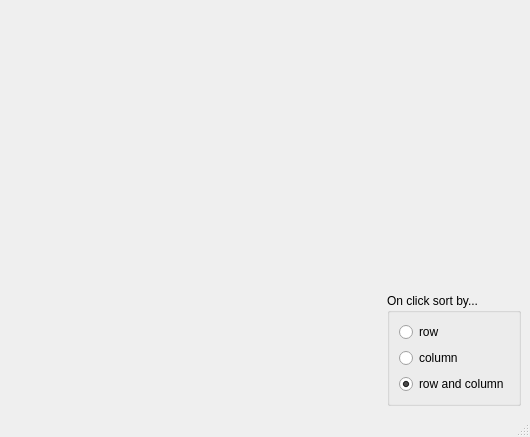
<?xml version="1.0" encoding="UTF-8"?>
<ui version="4.0">
 <class>MainWindow</class>
 <widget class="QMainWindow" name="MainWindow">
  <property name="geometry">
   <rect>
    <x>0</x>
    <y>0</y>
    <width>530</width>
    <height>437</height>
   </rect>
  </property>
  <property name="windowTitle">
   <string>MainWindow</string>
  </property>
  <widget class="QWidget" name="centralwidget">
   <layout class="QGridLayout" name="gridLayout">
    <item row="1" column="2">
     <spacer name="verticalSpacer">
      <property name="orientation">
       <enum>Qt::Vertical</enum>
      </property>
      <property name="sizeHint" stdset="0">
       <size>
        <width>20</width>
        <height>40</height>
       </size>
      </property>
     </spacer>
    </item>
    <item row="2" column="2">
     <widget class="QGroupBox" name="groupBox">
      <property name="title">
       <string>On click sort by...</string>
      </property>
      <layout class="QVBoxLayout" name="verticalLayout">
       <item>
        <widget class="QRadioButton" name="sortby_row">
         <property name="text">
          <string>row</string>
         </property>
        </widget>
       </item>
       <item>
        <widget class="QRadioButton" name="sortby_col">
         <property name="text">
          <string>column</string>
         </property>
        </widget>
       </item>
       <item>
        <widget class="QRadioButton" name="sortby_both">
         <property name="enabled">
          <bool>true</bool>
         </property>
         <property name="text">
          <string>row and column</string>
         </property>
         <property name="checked">
          <bool>true</bool>
         </property>
        </widget>
       </item>
      </layout>
     </widget>
    </item>
    <item row="0" column="0" rowspan="3">
     <widget class="QWidget" name="dummy_matrix" native="true"/>
    </item>
    <item row="0" column="2">
     <widget class="QWidget" name="dummy_legend" native="true"/>
    </item>
    <item row="2" column="1">
     <spacer name="horizontalSpacer">
      <property name="orientation">
       <enum>Qt::Horizontal</enum>
      </property>
      <property name="sizeHint" stdset="0">
       <size>
        <width>40</width>
        <height>20</height>
       </size>
      </property>
     </spacer>
    </item>
   </layout>
  </widget>
  <widget class="QMenuBar" name="menubar">
   <property name="geometry">
    <rect>
     <x>0</x>
     <y>0</y>
     <width>530</width>
     <height>21</height>
    </rect>
   </property>
  </widget>
  <widget class="QStatusBar" name="statusbar"/>
 </widget>
 <resources/>
 <connections/>
</ui>
